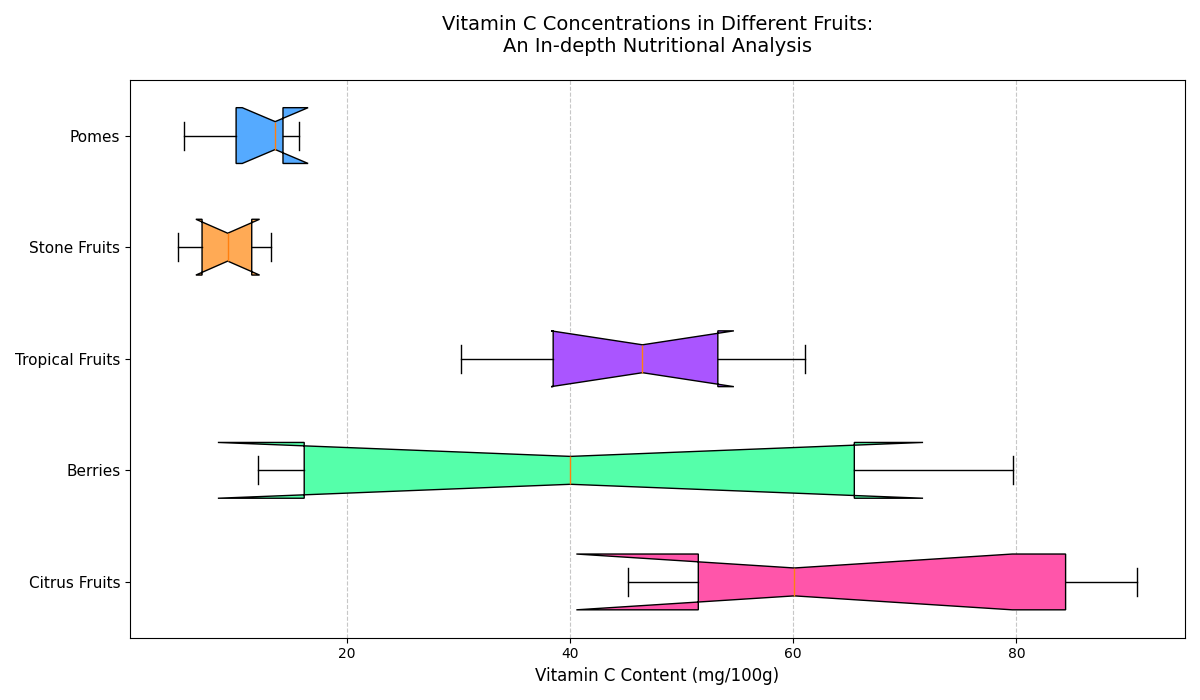

Write Python code to recreate this figure.
import matplotlib.pyplot as plt
import numpy as np

# Data: Vitamin C content (mg/100g) for different fruit groups
citrus_fruits = [53.2, 60.1, 90.8, 88.3, 80.5, 45.2, 49.8]
berries = [12.1, 58.8, 67.7, 21.3, 79.7, 14.5]
tropical_fruits = [61.1, 30.2, 36.4, 45.4, 52.4, 39.2, 55.8, 47.6]
stone_fruits = [6.6, 8.4, 10.3, 4.9, 11.9, 13.2]
pomes = [5.4, 14.3, 13.6, 10.1, 15.7]

# Compile data into a list
data = [citrus_fruits, berries, tropical_fruits, stone_fruits, pomes]
fruit_groups = ['Citrus Fruits', 'Berries', 'Tropical Fruits', 'Stone Fruits', 'Pomes']

# Create horizontal box plot
fig, ax = plt.subplots(figsize=(12, 7))
box_colors = ['#FF55AA', '#55FFAA', '#AA55FF', '#FFAA55', '#55AAFF']

# Plot with custom box colors and styles
bp = ax.boxplot(data, vert=False, patch_artist=True, notch=True, whis=1.5)

# Customize each box color
for patch, color in zip(bp['boxes'], box_colors):
    patch.set_facecolor(color)

# Set y-axis labels to match the fruit groups
ax.set_yticklabels(fruit_groups, fontsize=11)
ax.set_xlabel('Vitamin C Content (mg/100g)', fontsize=12)
ax.set_title('Vitamin C Concentrations in Different Fruits:\nAn In-depth Nutritional Analysis', fontsize=14, pad=20)

# Add grid for better readability
ax.xaxis.grid(True, linestyle='--', alpha=0.7)

# Adjust layout to prevent overlap and enhance clarity
plt.tight_layout()

# Show plot
plt.show()
